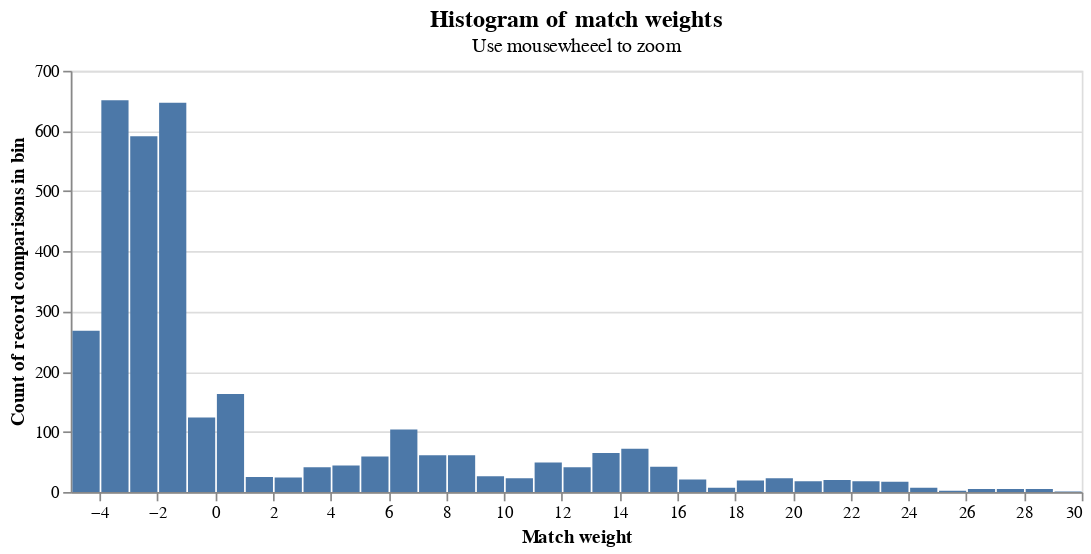

The notebook cell saved with this chart:
### Markdown cell above
A histogram showing the distribution of match weights can be viewed as follows

### Code cell
linker.match_weight_histogram(df_predictions)

### Figure 1 — Vega-Lite specification as saved in the notebook (floating-point values rounded to 4 significant figures)
{"$schema": "https://vega.github.io/schema/vega-lite/v4.8.1.json", "config": {"title": {"fontSize": 14}}, "data": {"values": [{"splink_score_bin_low": -5.0, "binwidth": 1, "count_rows": 268, "splink_score_bin_high": -4.0}, {"splink_score_bin_low": -4.0, "binwidth": 1, "count_rows": 651, "splink_score_bin_high": -3.0}, {"splink_score_bin_low": -3.0, "binwidth": 1, "count_rows": 591, "splink_score_bin_high": -2.0}, {"splink_score_bin_low": -2.0, "binwidth": 1, "count_rows": 647, "splink_score_bin_high": -1.0}, {"splink_score_bin_low": -1.0, "binwidth": 1, "count_rows": 124, "splink_score_bin_high": 0.0}, {"splink_score_bin_low": 0.0, "binwidth": 1, "count_rows": 163, "splink_score_bin_high": 1.0}, {"splink_score_bin_low": 1.0, "binwidth": 1, "count_rows": 25, "splink_score_bin_high": 2.0}, {"splink_score_bin_low": 2.0, "binwidth": 1, "count_rows": 24, "splink_score_bin_high": 3.0}, {"splink_score_bin_low": 3.0, "binwidth": 1, "count_rows": 41, "splink_score_bin_high": 4.0}, {"splink_score_bin_low": 4.0, "binwidth": 1, "count_rows": 44, "splink_score_bin_high": 5.0}, {"splink_score_bin_low": 5.0, "binwidth": 1, "count_rows": 59, "splink_score_bin_high": 6.0}, {"splink_score_bin_low": 6.0, "binwidth": 1, "count_rows": 104, "splink_score_bin_high": 7.0}, {"splink_score_bin_low": 7.0, "binwidth": 1, "count_rows": 61, "splink_score_bin_high": 8.0}, {"splink_score_bin_low": 8.0, "binwidth": 1, "count_rows": 61, "splink_score_bin_high": 9.0}, {"splink_score_bin_low": 9.0, "binwidth": 1, "count_rows": 26, "splink_score_bin_high": 10.0}, {"splink_score_bin_low": 10.0, "binwidth": 1, "count_rows": 23, "splink_score_bin_high": 11.0}, {"splink_score_bin_low": 11.0, "binwidth": 1, "count_rows": 49, "splink_score_bin_high": 12.0}, {"splink_score_bin_low": 12.0, "binwidth": 1, "count_rows": 41, "splink_score_bin_high": 13.0}, {"splink_score_bin_low": 13.0, "binwidth": 1, "count_rows": 65, "splink_score_bin_high": 14.0}, {"splink_score_bin_low": 14.0, "binwidth": 1, "count_rows": 72, "splink_score_bin_high": 15.0}, {"splink_score_bin_low": 15.0, "binwidth": 1, "count_rows": 42, "splink_score_bin_high": 16.0}, {"splink_score_bin_low": 16.0, "binwidth": 1, "count_rows": 21, "splink_score_bin_high": 17.0}, {"splink_score_bin_low": 17.0, "binwidth": 1, "count_rows": 7, "splink_score_bin_high": 18.0}, {"splink_score_bin_low": 18.0, "binwidth": 1, "count_rows": 19, "splink_score_bin_high": 19.0}, {"splink_score_bin_low": 19.0, "binwidth": 1, "count_rows": 23, "splink_score_bin_high": 20.0}, {"splink_score_bin_low": 20.0, "binwidth": 1, "count_rows": 18, "splink_score_bin_high": 21.0}, {"splink_score_bin_low": 21.0, "binwidth": 1, "count_rows": 20, "splink_score_bin_high": 22.0}, {"splink_score_bin_low": 22.0, "binwidth": 1, "count_rows": 18, "splink_score_bin_high": 23.0}, {"splink_score_bin_low": 23.0, "binwidth": 1, "count_rows": 17, "splink_score_bin_high": 24.0}, {"splink_score_bin_low": 24.0, "binwidth": 1, "count_rows": 7, "splink_score_bin_high": 25.0}, {"splink_score_bin_low": 25.0, "binwidth": 1, "count_rows": 2, "splink_score_bin_high": 26.0}, {"splink_score_bin_low": 26.0, "binwidth": 1, "count_rows": 5, "splink_score_bin_high": 27.0}, {"splink_score_bin_low": 27.0, "binwidth": 1, "count_rows": 5, "splink_score_bin_high": 28.0}, {"splink_score_bin_low": 28.0, "binwidth": 1, "count_rows": 5, "splink_score_bin_high": 29.0}, {"splink_score_bin_low": 29.0, "binwidth": 1, "count_rows": 1, "splink_score_bin_high": 30.0}]}, "height": 250, "width": 600, "mark": "bar", "title": {"text": "Histogram of match weights", "subtitle": "Use mousewheeel to zoom"}, "encoding": {"tooltip": [{"field": "count_rows", "title": "count", "type": "quantitative"}], "x": {"axis": {"title": "Match weight"}, "bin": "binned", "field": "splink_score_bin_low", "type": "quantitative"}, "x2": {"field": "splink_score_bin_high"}, "y": {"field": "count_rows", "type": "quantitative", "axis": {"title": "Count of record comparisons in bin"}}}, "selection": {"selector076": {"type": "interval", "bind": "scales", "encodings": ["y"]}}}
